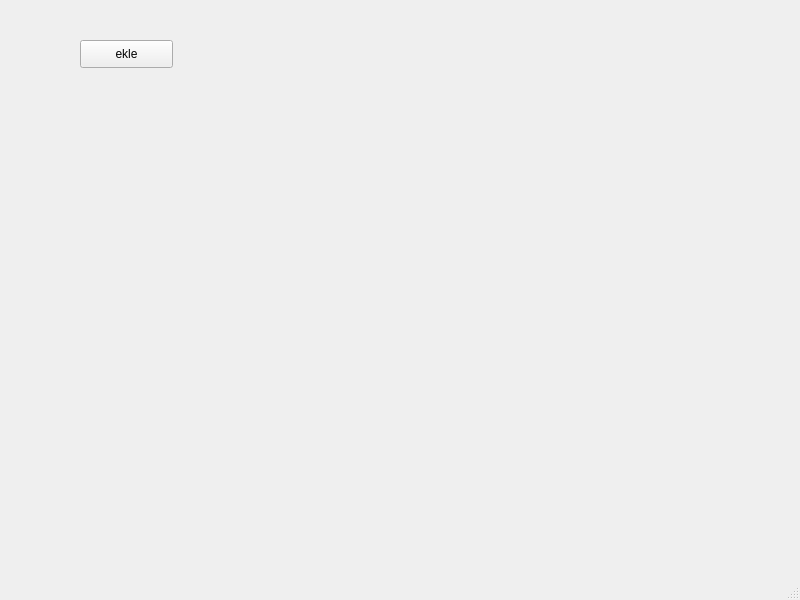
<?xml version="1.0" encoding="UTF-8"?>
<ui version="4.0">
 <class>MainWindow</class>
 <widget class="QMainWindow" name="MainWindow">
  <property name="geometry">
   <rect>
    <x>0</x>
    <y>0</y>
    <width>800</width>
    <height>600</height>
   </rect>
  </property>
  <property name="windowTitle">
   <string>MainWindow</string>
  </property>
  <widget class="QWidget" name="centralwidget">
   <widget class="QPushButton" name="pushButton">
    <property name="geometry">
     <rect>
      <x>80</x>
      <y>40</y>
      <width>93</width>
      <height>28</height>
     </rect>
    </property>
    <property name="text">
     <string>ekle</string>
    </property>
   </widget>
  </widget>
  <widget class="QMenuBar" name="menubar">
   <property name="geometry">
    <rect>
     <x>0</x>
     <y>0</y>
     <width>800</width>
     <height>26</height>
    </rect>
   </property>
  </widget>
  <widget class="QStatusBar" name="statusbar"/>
 </widget>
 <resources/>
 <connections/>
</ui>
